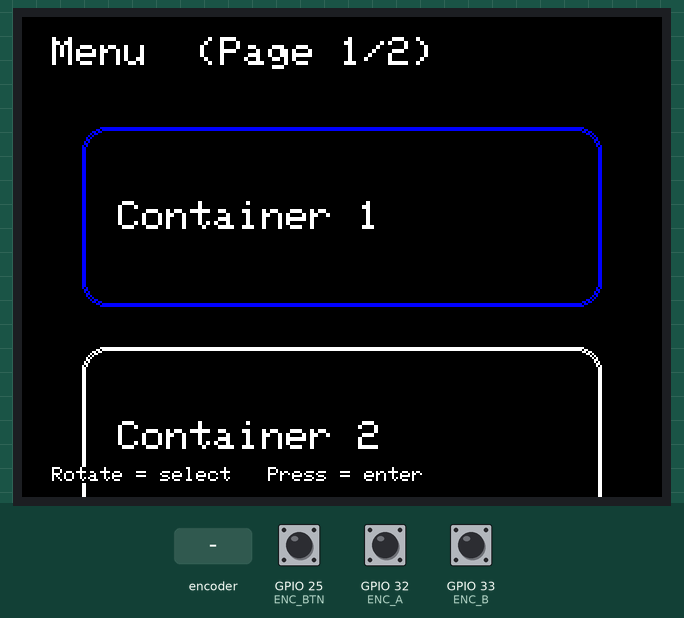
This program was run on a simulated ESP32. Parts: 320×240 colour display. The inputs (shaded band) are chosen by the test bench; at power-on: GPIO 25 (ENC_BTN) HIGH, GPIO 32 (ENC_A) HIGH, GPIO 33 (ENC_B) HIGH.

Above: at 1.5 s.
1.6 s: rotary encoder on GPIO 32 (ENC_A) / GPIO 33 (ENC_B) turned 3 steps (first pin leading)
At 2.7 s:
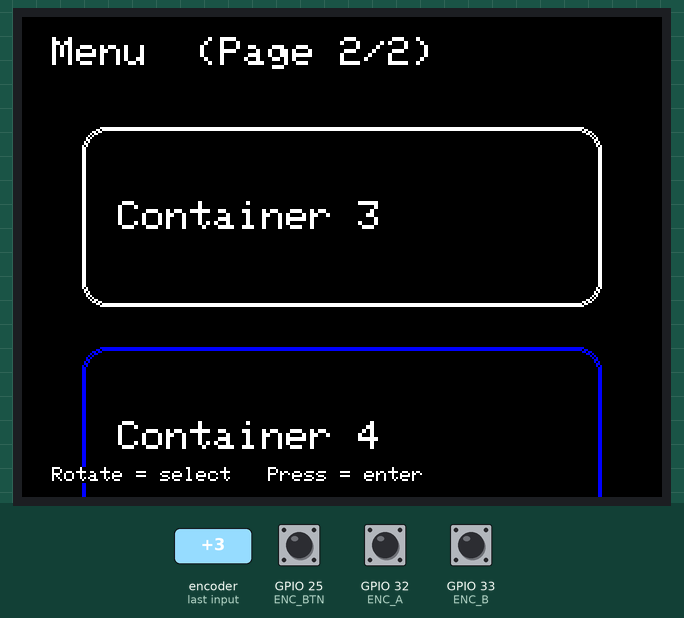
3.7 s: GPIO 25 (ENC_BTN) pulled LOW for 0.15 s
At 5.0 s:
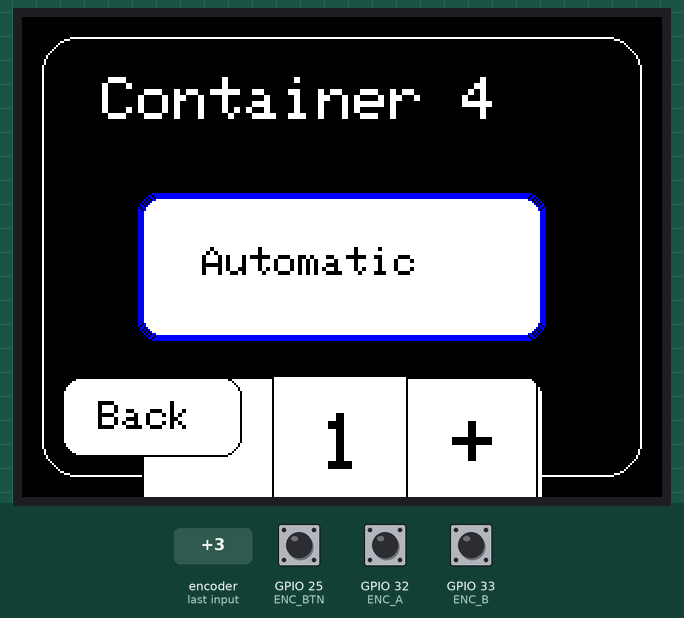
5.3 s: GPIO 25 (ENC_BTN) pulled LOW for 1 s
At 6.2 s:
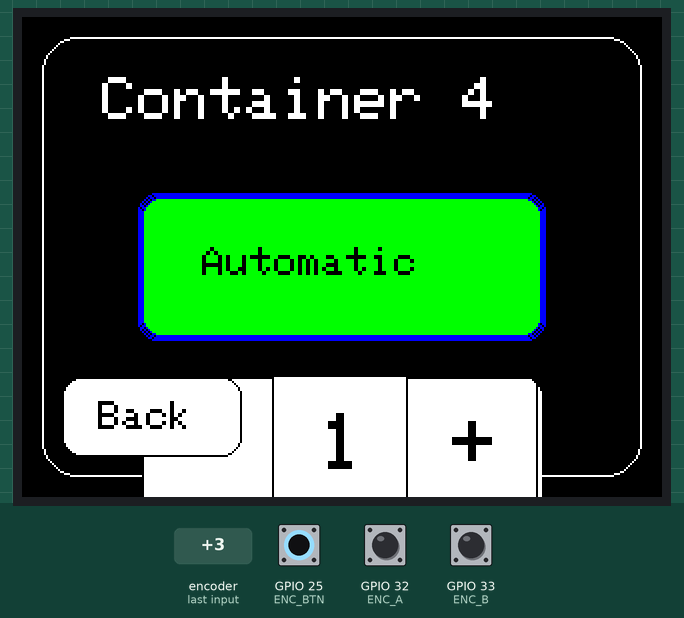
7.8 s: rotary encoder on GPIO 32 (ENC_A) / GPIO 33 (ENC_B) turned 1 step (first pin leading)
At 9.3 s:
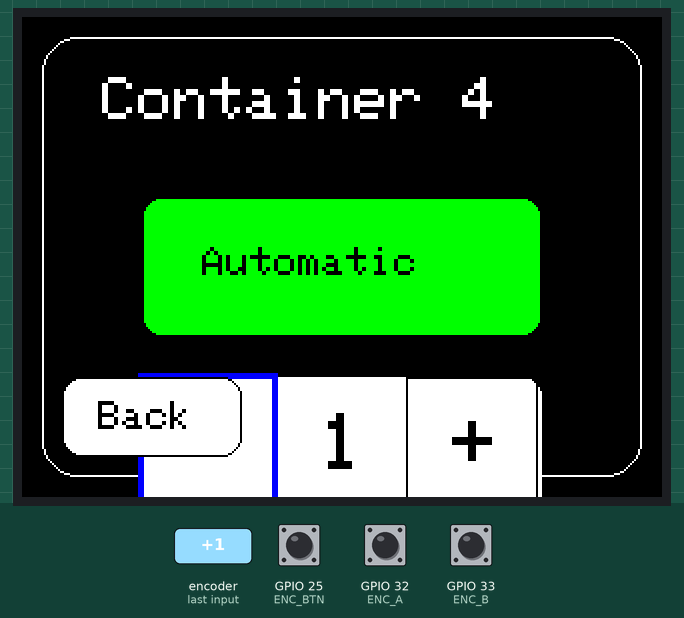
Timing chart, 0 to 10.5 s (numbered marks = the images above; inputs shaded):
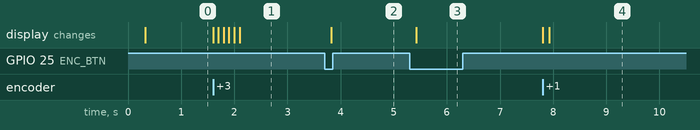

The program:

main.cpp
```cpp
#include <Arduino.h>
#include <TFT_eSPI.h>

#include "encoder/encoder.h"
#include "ui/menu_ui.h"
#include "pages/container.h"

TFT_eSPI tft;

enum Page { PAGE_MENU, PAGE_CONTAINER };
static Page currentPage = PAGE_MENU;

static int menuSel = 0;              // 0..3
static uint8_t activeContainer = 1;  // 1..4

void setup() {
  Serial.begin(115200);

  tft.init();
  tft.setRotation(1);
  tft.fillScreen(TFT_BLACK);

  encoderInit();

  menu_draw(tft, menuSel);
}

void loop() {
  int step = encoderStep();
  bool press = encoderPressed();

  if (currentPage == PAGE_MENU) {
    if (step != 0) {
      menuSel += step;
      if (menuSel < 0) menuSel = 3;
      if (menuSel > 3) menuSel = 0;
      menu_draw(tft, menuSel);
    }

    if (press) {
      activeContainer = menuSel + 1;
      container_enter(tft, activeContainer);
      currentPage = PAGE_CONTAINER;
    }
  }
  else if (currentPage == PAGE_CONTAINER) {
    bool goBack = container_update(tft, step, press);
    if (goBack) {
      currentPage = PAGE_MENU;
      menu_draw(tft, menuSel);
    }
  }

  delay(1);
}
```

encoder.cpp
```cpp
#include "encoder.h"
#include "../../include/config.h"

static int lastA = HIGH;
static int lastB = HIGH;
static int lastBtn = HIGH;

static uint32_t lastBtnMs = 0;

void encoderInit() {
    pinMode(ENC_A, INPUT_PULLUP);
    pinMode(ENC_B, INPUT_PULLUP);
    pinMode(ENC_BTN, INPUT_PULLUP);

    lastA = digitalRead(ENC_A);
    lastB = digitalRead(ENC_B);
    lastBtn = digitalRead(ENC_BTN);
}

int encoderStep(){
    int a = digitalRead(ENC_A);
    int b = digitalRead(ENC_B);

    int step = 0;

    if (a != lastA){
        if (a == LOW){
            step = (b == HIGH) ? +1 :-1;
        }
        delay(1);
    }
    lastA = a;
    lastB = b;
    return step;
}

bool encoderPressed(){
    int btn = digitalRead(ENC_BTN);

    if (lastBtn == HIGH && btn == LOW){
        uint32_t now = millis();
        if (now - lastBtnMs > 150){
            lastBtnMs = now;
            lastBtn = btn;
            return true;
        }
    }
    lastBtn = btn;
    return false;
}
```

encoder.h
```cpp
#pragma once
#include <Arduino.h>

void encoderInit();
int encoderStep();
bool encoderPressed();
```

container.cpp
```cpp
#include "container.h"
#include "../../config.h"

static uint8_t currentId = 1;

static int  sel = 0;          // 0=Automatic, 1=Minus, 2=Plus, 3=Back
static bool automaticOn = false;
static int  value = 1;        // 1..3

// Draw thicker round-rect border by drawing multiple outlines
static void drawThickRoundRect(
  TFT_eSPI &tft,
  int x, int y, int w, int h,
  int r,
  uint16_t color,
  int thickness
) {
  for (int i = 0; i < thickness; i++) {
    tft.drawRoundRect(
      x - i, y - i,
      w + i * 2, h + i * 2,
      r, color
    );
  }
}

// Draw thicker rect border by drawing multiple outlines
static void drawThickRect(
  TFT_eSPI &tft,
  int x, int y, int w, int h,
  uint16_t color,
  int thickness
) {
  for (int i = 0; i < thickness; i++) {
    tft.drawRect(
      x - i, y - i,
      w + i * 2, h + i * 2,
      color
    );
  }
}

static void draw(TFT_eSPI &tft) {
  tft.fillScreen(TFT_BLACK);

  // outer panel
  tft.drawRoundRect(10, 10, tft.width() - 20, tft.height() - 20, 18, TFT_WHITE);

  // title
  tft.setTextColor(TFT_WHITE, TFT_BLACK);
  tft.setTextSize(3);
  tft.setCursor(40, 30);
  tft.printf("Container %d", currentId);

  // --- Automatic button ---
  int ax = 60, ay = 90, aw = tft.width() - 120, ah = 70;
  uint16_t autoBg = automaticOn ? TFT_GREEN : TFT_WHITE;

  tft.fillRoundRect(ax, ay, aw, ah, 10, autoBg);

  if (sel == 0) {
    drawThickRoundRect(tft, ax, ay, aw, ah, 10, TFT_BLUE, 3);
  } else {
    tft.drawRoundRect(ax, ay, aw, ah, 10, TFT_BLACK);
  }

  tft.setTextColor(TFT_BLACK, autoBg);
  tft.setTextSize(2);
  tft.setCursor(90, 115);
  tft.print("Automatic");

  // --- Value box ---
  int x = 60, y = 180, w = tft.width() - 120, h = 70;
  int zone = w / 3;

  tft.fillRoundRect(x, y, w, h, 10, TFT_WHITE);

  // Minus zone border (thick blue when selected)
  if (sel == 1) {
    drawThickRect(tft, x, y, zone, h, TFT_BLUE, 3);
  } else {
    tft.drawRect(x, y, zone, h, TFT_BLACK);
  }

  // Plus zone border (thick blue when selected)
  if (sel == 2) {
    drawThickRect(tft, x + 2 * zone, y, zone, h, TFT_BLUE, 3);
  } else {
    tft.drawRect(x + 2 * zone, y, zone, h, TFT_BLACK);
  }

  // Text: -, value, +
  tft.setTextColor(TFT_BLACK, TFT_WHITE);
  tft.setTextSize(4);

  tft.setCursor(x + zone / 2 - 10, y + 18);
  tft.print("-");

  tft.setCursor(x + zone + zone / 2 - 10, y + 18);
  tft.print(value);

  tft.setCursor(x + 2 * zone + zone / 2 - 10, y + 18);
  tft.print("+");

  // --- Back button (bottom-left) ---
  int bx = 20;
  int bh = 40;
  int by = tft.height() - 20 - bh; // 20 px margin from bottom border
  int bw = 90;

  tft.fillRoundRect(bx, by, bw, bh, 10, TFT_WHITE);

  if (sel == 3) {
    drawThickRoundRect(tft, bx, by, bw, bh, 10, TFT_BLUE, 3);
  } else {
    tft.drawRoundRect(bx, by, bw, bh, 10, TFT_BLACK);
  }

  tft.setTextSize(2);
  tft.setTextColor(TFT_BLACK, TFT_WHITE);
  tft.setCursor(bx + 18, by + 12);
  tft.print("Back");
}

void container_enter(TFT_eSPI &tft, uint8_t containerId) {
  currentId = containerId;
  sel = 0;
  automaticOn = false;
  value = 1;
  draw(tft);
}

bool container_update(TFT_eSPI &tft, int encStep, bool encPress) {
  if (encStep != 0) {
    sel += encStep;
    if (sel < 0) sel = 3;
    if (sel > 3) sel = 0;
    draw(tft);
  }

  if (encPress) {
    if (sel == 0) {
      automaticOn = !automaticOn;
      draw(tft);
    } else if (sel == 1 && value > 1) {
      value--;
      draw(tft);
    } else if (sel == 2 && value < 3) {
      value++;
      draw(tft);
    } else if (sel == 3) {
      return true; // go back
    }
  }

  return false;
}
```

container.h
```cpp
#pragma once
#include <TFT_eSPI.h>

// enter container page (id = 1..4)
void container_enter(TFT_eSPI &tft, uint8_t containerId);

// update container page
// returns true if user wants to go back
bool container_update(TFT_eSPI &tft, int encStep, bool encPress);
```

menu_ui.cpp
```cpp
#include "menu_ui.h"
#include "../../include/config.h"

static void drawBox(TFT_eSPI &tft,
                    int x, int y, int w, int h,
                    const char *label,
                    bool selected)
{
  uint16_t border = selected ? COLOR_SEL : COLOR_NSEL;

  tft.drawRoundRect(x, y, w, h, 12, border);
  tft.drawRoundRect(x + 1, y + 1, w - 2, h - 2, 12, border);

  tft.setTextColor(COLOR_TEXT, COLOR_BG);
  tft.setTextSize(2);

  tft.setCursor(x + 18, y + (h / 2) - 8);
  tft.print(label);
}

void menu_draw(TFT_eSPI &tft, int selectedIndex)
{

  int page = selectedIndex / 2;

  tft.fillScreen(COLOR_BG);

  tft.setTextColor(COLOR_TEXT, COLOR_BG);
  tft.setTextSize(2);
  tft.setCursor(15, 10);
  tft.print("Menu  (Page ");
  tft.print(page + 1);
  tft.print("/2)");

  int x = 30;
  int w = tft.width() - 60;
  int h = 90;

  int y1 = 55;
  int y2 = 165;


  if (page == 0) {
    drawBox(tft, x, y1, w, h, "Container 1", selectedIndex == 0);
    drawBox(tft, x, y2, w, h, "Container 2", selectedIndex == 1);
  } else {
    drawBox(tft, x, y1, w, h, "Container 3", selectedIndex == 2);
    drawBox(tft, x, y2, w, h, "Container 4", selectedIndex == 3);
  }


  tft.setTextSize(1);
  tft.setCursor(15, tft.height() - 15);
  tft.print("Rotate = select   Press = enter");
}
```

menu_ui.h
```cpp
#pragma once
#include <TFT_eSPI.h>

void menu_draw(TFT_eSPI & tft, int selectedIndex);
```

config.h
```cpp
#pragma once

#define ENC_A 32
#define ENC_B 33
#define ENC_BTN 25

#define COLOR_BG TFT_BLACK
#define COLOR_TEXT TFT_WHITE
#define COLOR_SEL TFT_BLUE
#define COLOR_NSEL TFT_WHITE
```

Measured:
- after the input at 1.6 s, the display: first changes at once (image 1 shows a later state)
- after the input at 3.7 s, the display: changes after 0.13 s (image 2)
- after the input at 5.3 s, the display: changes after 0.13 s (image 3)
- after the input at 7.8 s, the display: first changes at once (image 4 shows a later state)
